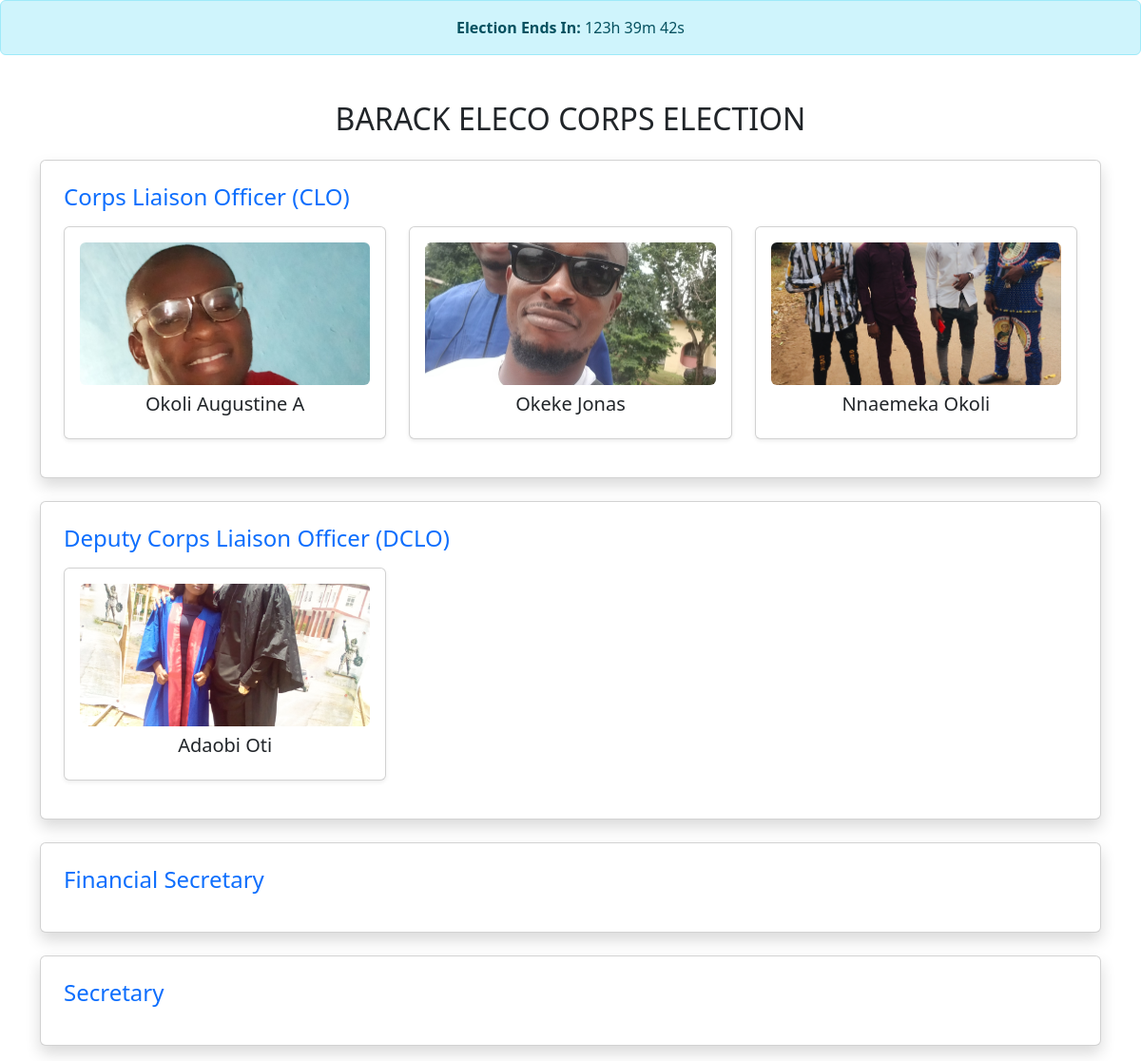
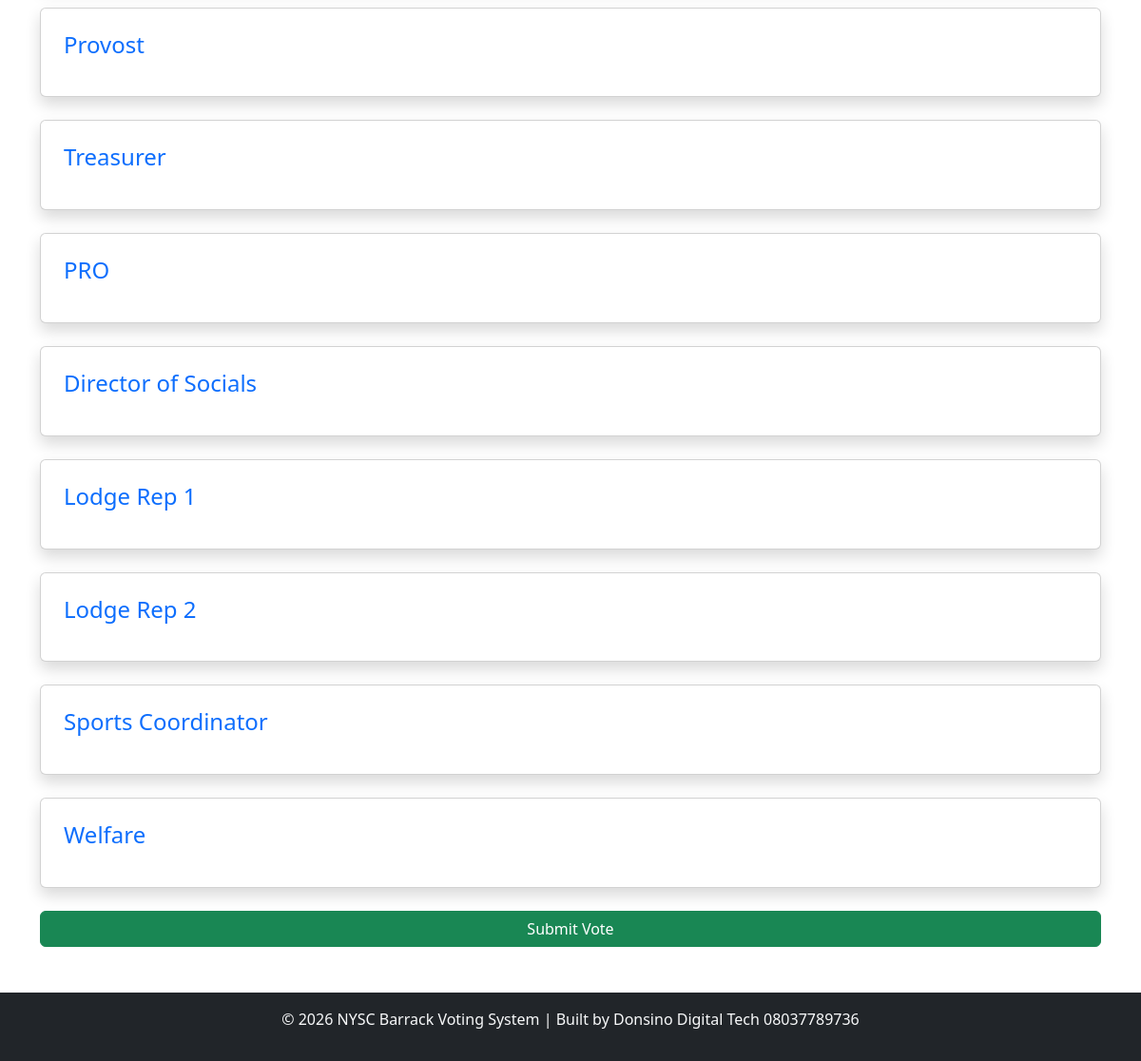
The app's page /vote/2/ (signed in) with its own data (2 pictures, top to bottom).
### elections/models.py (models this page shows, shortened)
class Election(models.Model):
    title = models.CharField(max_length=200)
    start_time = models.DateTimeField()
    end_time = models.DateTimeField()
    is_active = models.BooleanField(default=True)

class Position(models.Model):
    title = models.CharField(max_length=100)
    election = models.ForeignKey(Election, on_delete=models.CASCADE, related_name="positions")

class Candidate(models.Model):
    name = models.CharField(max_length=100)
    position = models.ForeignKey(Position, on_delete=models.CASCADE, related_name="candidates")
    photo = models.ImageField(upload_to='candidates/', blank=True, null=True)

### elections/views.py (the view, shortened to what this page needs)
# urls.py: path('vote/<int:election_id>/', views.vote_election, name='vote_election'),
@login_required
def vote_election(request, election_id):
    election = get_object_or_404(Election, id=election_id)
    positions = Position.objects.filter(election=election)
    if request.user.has_voted_in(election):
        return render(request, 'already_voted.html', {'election': election})
    return render(request, 'vote_election.html', {'election': election, 'positions': positions})

### elections/models.py (called while the page is built)
    def has_voted_in(self, election):
       return self.votes.filter(position__election=election).exists()

### elections/templates/vote_election.html (shortened to what this page needs)
{% extends "base.html" %}
{% block content %}
<div class="alert alert-info text-center">
    <strong>Election Ends In:</strong>
    <span id="countdown"></span>
</div>
<div class="container mt-5">
    <h2 class="mb-4 text-center">{{ election.title }}</h2>
    <form method="POST">
        {% for position in positions %}
            <div class="card p-4 mb-4 shadow">
                <h4 class="mb-3 text-primary">{{ position.title }}</h4>
                <div class="row">
                    {% for candidate in position.candidates.all %}
                        <div class="col-md-4 mb-3">
                            <label class="w-100">
                                <div class="card candidate-card text-center p-3 shadow-sm">
                                    {% if candidate.photo %}
                                        <img src="{{ candidate.photo.url }}"
                                             class="img-fluid rounded mb-2"
                                             style="height:150px; object-fit:cover;">
                                    {% else %}
                                        <img src="https://via.placeholder.com/150"
                                             class="img-fluid rounded mb-2">
                                    {% endif %}
                                    <h5>{{ candidate.name }}</h5>
                                </div>
                            </label>
                        </div>
                    {% endfor %}
                </div>
            </div>
        {% endfor %}
        <button class="btn btn-success w-100">Submit Vote</button>
    </form>
</div>
{% endblock content %}

### elections/templates/base.html (shortened to what this page needs)
<!DOCTYPE html>
<html>
<head>
    <link href="https://cdn.jsdelivr.net/npm/bootstrap@5.3.0/dist/css/bootstrap.min.css" rel="stylesheet">
</head>
<body>
{% block content  %}{% endblock content %}
<footer class="bg-dark text-light text-center mt-5 p-3">
    <p>© 2026 NYSC Barrack Voting System | Built by Donsino Digital Tech 08037789736</p>
</footer>
</body>
</html>

### elections/templates/vote_election.html (style rules this page uses)
.candidate-card { cursor: pointer; transition: 0.3s; }

### records on screen
Election: title "BARACK ELECO CORPS ELECTION"
Position: title "Corps Liaison Officer (CLO)"
Candidate: photo (picture), name "Okoli Augustine A"
Candidate: photo (picture), name "Okeke Jonas"
Candidate: photo (picture), name "Nnaemeka Okoli"
Position: title "Deputy Corps Liaison Officer (DCLO)"
Candidate: photo (picture), name "Adaobi Oti"
Position: title "Financial Secretary"
Position: title "Secretary"
Position: title "Provost"
Position: title "Treasurer"
Position: title "PRO"
Position: title "Director of Socials"
Position: title "Lodge Rep 1"
Position: title "Lodge Rep 2"
Position: title "Sports Coordinator"
Position: title "Welfare"
